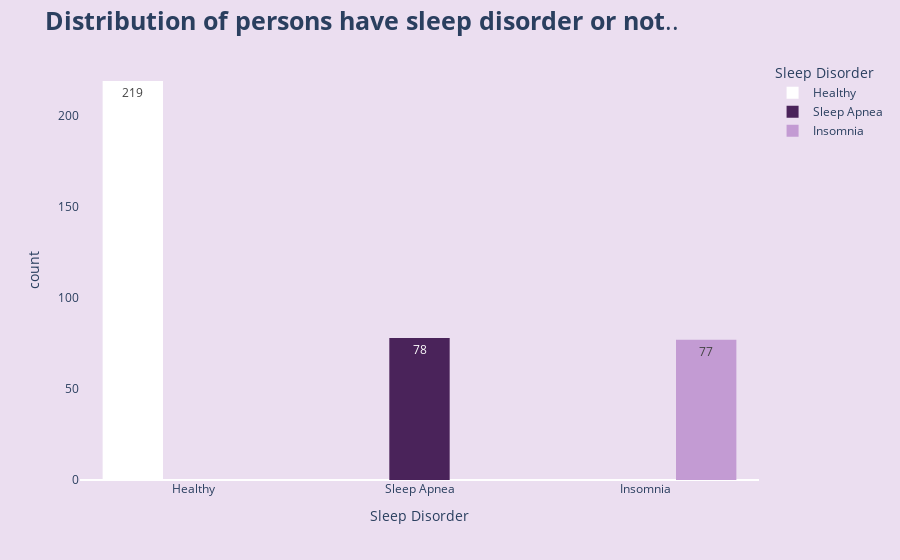

The notebook cell saved with this chart:
### Code cell
fig=px.histogram(sleep_data,x='Sleep Disorder', 
                 barmode="group",color='Sleep Disorder',
                 color_discrete_sequence=['white','#4A235A','#C39BD3'],
                 text_auto=True)
 
    
fig.update_layout(title='<b>Distribution of persons have sleep disorder or not</b>..',
                 title_font={'size':25},
                 paper_bgcolor='#EBDEF0',
                 plot_bgcolor='#EBDEF0',
                 showlegend=True)


fig.update_yaxes(showgrid=False)

fig.show()

### Figure 1 — Plotly figure (JSON) as saved in the notebook; plotly's stock layout.template omitted (floating-point values rounded to 4 significant figures; data arrays with more than 128 entries replaced by an {"elided": "..."} marker saying what was removed)
{"data": [{"alignmentgroup": "True", "bingroup": "x", "hovertemplate": "Sleep Disorder=%{x}<br>count=%{y}<extra></extra>", "legendgroup": "Healthy", "marker": {"color": "white", "pattern": {"shape": ""}}, "name": "Healthy", "offsetgroup": "Healthy", "orientation": "v", "showlegend": true, "texttemplate": "%{value}", "type": "histogram", "x": {"elided": "219 str values"}, "xaxis": "x", "yaxis": "y"}, {"alignmentgroup": "True", "bingroup": "x", "hovertemplate": "Sleep Disorder=%{x}<br>count=%{y}<extra></extra>", "legendgroup": "Sleep Apnea", "marker": {"color": "#4A235A", "pattern": {"shape": ""}}, "name": "Sleep Apnea", "offsetgroup": "Sleep Apnea", "orientation": "v", "showlegend": true, "texttemplate": "%{value}", "type": "histogram", "x": ["Sleep Apnea", "Sleep Apnea", "Sleep Apnea", "Sleep Apnea", "Sleep Apnea", "Sleep Apnea", "Sleep Apnea", "Sleep Apnea", "Sleep Apnea", "Sleep Apnea", "Sleep Apnea", "Sleep Apnea", "Sleep Apnea", "Sleep Apnea", "Sleep Apnea", "Sleep Apnea", "Sleep Apnea", "Sleep Apnea", "Sleep Apnea", "Sleep Apnea", "Sleep Apnea", "Sleep Apnea", "Sleep Apnea", "Sleep Apnea", "Sleep Apnea", "Sleep Apnea", "Sleep Apnea", "Sleep Apnea", "Sleep Apnea", "Sleep Apnea", "Sleep Apnea", "Sleep Apnea", "Sleep Apnea", "Sleep Apnea", "Sleep Apnea", "Sleep Apnea", "Sleep Apnea", "Sleep Apnea", "Sleep Apnea", "Sleep Apnea", "Sleep Apnea", "Sleep Apnea", "Sleep Apnea", "Sleep Apnea", "Sleep Apnea", "Sleep Apnea", "Sleep Apnea", "Sleep Apnea", "Sleep Apnea", "Sleep Apnea", "Sleep Apnea", "Sleep Apnea", "Sleep Apnea", "Sleep Apnea", "Sleep Apnea", "Sleep Apnea", "Sleep Apnea", "Sleep Apnea", "Sleep Apnea", "Sleep Apnea", "Sleep Apnea", "Sleep Apnea", "Sleep Apnea", "Sleep Apnea", "Sleep Apnea", "Sleep Apnea", "Sleep Apnea", "Sleep Apnea", "Sleep Apnea", "Sleep Apnea", "Sleep Apnea", "Sleep Apnea", "Sleep Apnea", "Sleep Apnea", "Sleep Apnea", "Sleep Apnea", "Sleep Apnea", "Sleep Apnea"], "xaxis": "x", "yaxis": "y"}, {"alignmentgroup": "True", "bingroup": "x", "hovertemplate": "Sleep Disorder=%{x}<br>count=%{y}<extra></extra>", "legendgroup": "Insomnia", "marker": {"color": "#C39BD3", "pattern": {"shape": ""}}, "name": "Insomnia", "offsetgroup": "Insomnia", "orientation": "v", "showlegend": true, "texttemplate": "%{value}", "type": "histogram", "x": ["Insomnia", "Insomnia", "Insomnia", "Insomnia", "Insomnia", "Insomnia", "Insomnia", "Insomnia", "Insomnia", "Insomnia", "Insomnia", "Insomnia", "Insomnia", "Insomnia", "Insomnia", "Insomnia", "Insomnia", "Insomnia", "Insomnia", "Insomnia", "Insomnia", "Insomnia", "Insomnia", "Insomnia", "Insomnia", "Insomnia", "Insomnia", "Insomnia", "Insomnia", "Insomnia", "Insomnia", "Insomnia", "Insomnia", "Insomnia", "Insomnia", "Insomnia", "Insomnia", "Insomnia", "Insomnia", "Insomnia", "Insomnia", "Insomnia", "Insomnia", "Insomnia", "Insomnia", "Insomnia", "Insomnia", "Insomnia", "Insomnia", "Insomnia", "Insomnia", "Insomnia", "Insomnia", "Insomnia", "Insomnia", "Insomnia", "Insomnia", "Insomnia", "Insomnia", "Insomnia", "Insomnia", "Insomnia", "Insomnia", "Insomnia", "Insomnia", "Insomnia", "Insomnia", "Insomnia", "Insomnia", "Insomnia", "Insomnia", "Insomnia", "Insomnia", "Insomnia", "Insomnia", "Insomnia", "Insomnia"], "xaxis": "x", "yaxis": "y"}], "layout": {"barmode": "group", "legend": {"title": {"text": "Sleep Disorder"}, "tracegroupgap": 0}, "margin": {"t": 60}, "paper_bgcolor": "#EBDEF0", "plot_bgcolor": "#EBDEF0", "showlegend": true, "title": {"font": {"size": 25}, "text": "<b>Distribution of persons have sleep disorder or not</b>.."}, "xaxis": {"anchor": "y", "categoryarray": ["Healthy", "Sleep Apnea", "Insomnia"], "categoryorder": "array", "domain": [0, 1], "title": {"text": "Sleep Disorder"}}, "yaxis": {"anchor": "x", "domain": [0, 1], "showgrid": false, "title": {"text": "count"}}}}
